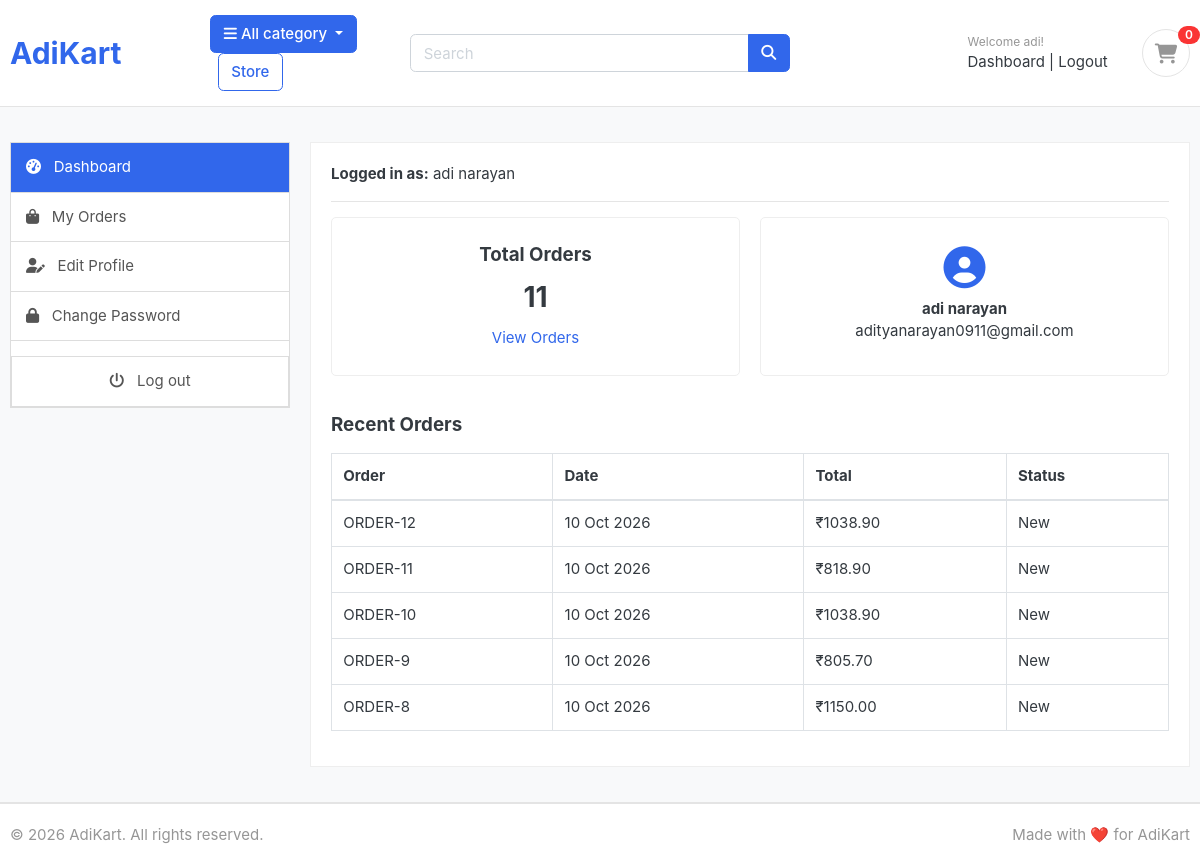
The page /accounts/dashboard/ (signed in) on the database as committed earlier.
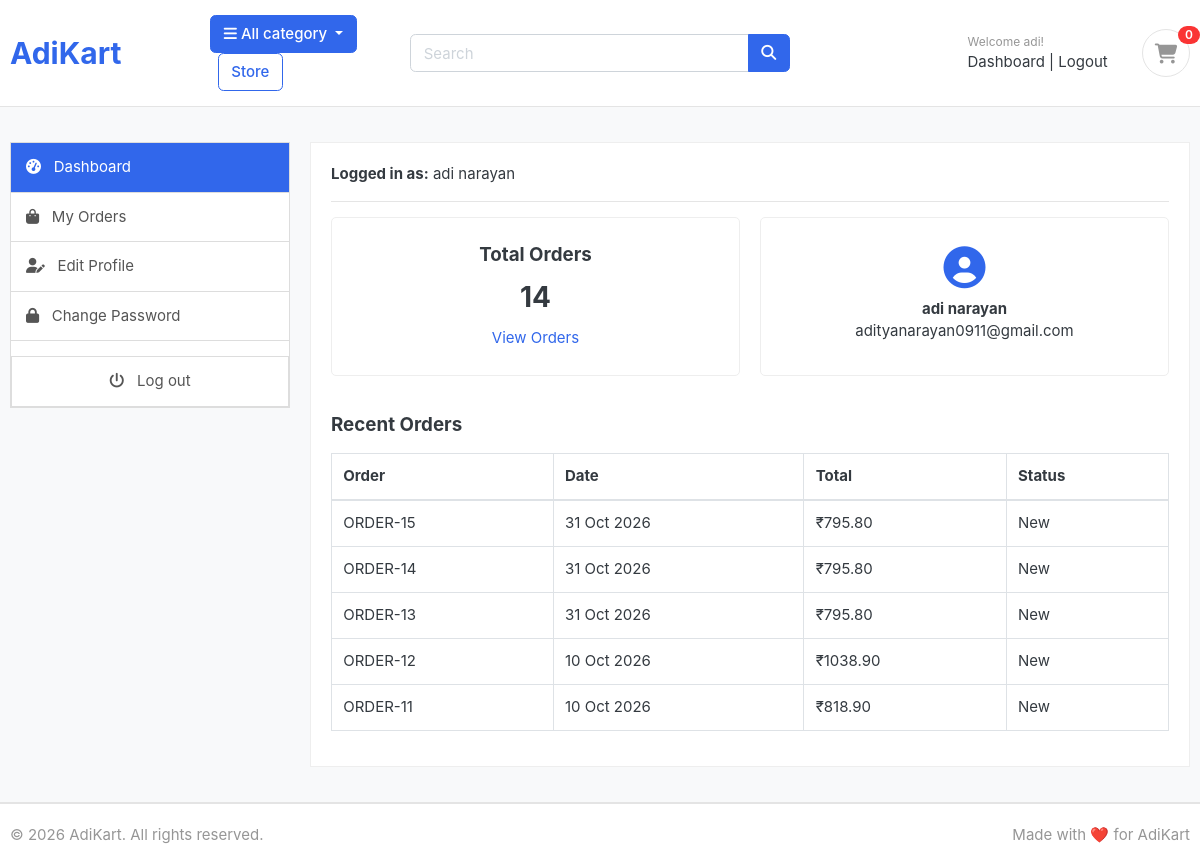
The same page on the database as committed later.
### orders/models.py (models this page shows, shortened)
class Order(models.Model):
    STATUS = (
        ('New', 'New'),
        ('Accepted', 'Accepted'),
        ('Completed', 'Completed'),
        ('Cancelled', 'Cancelled'),
    )
    PAYMENT_STATUS = (
        ('Pending', 'Pending'),
        ('Success', 'Success'),
        ('Failed', 'Failed'),
    )
    user = models.ForeignKey(
        Account,
        on_delete=models.SET_NULL,
        null=True
    )
    first_name = models.CharField(max_length=50)
    last_name = models.CharField(max_length=50)
    phone = models.CharField(max_length=15)
    email = models.EmailField()
    address = models.CharField(max_length=255)
    city = models.CharField(max_length=50)
    state = models.CharField(max_length=50)
    pincode = models.CharField(max_length=10)
    order_total = models.DecimalField(max_digits=10, decimal_places=2)
    tax = models.DecimalField(max_digits=10, decimal_places=2)
    shipping_fee = models.DecimalField(max_digits=10, decimal_places=2)
    grand_total = models.DecimalField(max_digits=10, decimal_places=2)
    payment_method = models.CharField(max_length=50)
    payment_status = models.CharField(
        max_length=20,
        choices=PAYMENT_STATUS,
        default='Pending'
    )
    status = models.CharField(
        max_length=20,
        choices=STATUS,
        default='New'
    )
    created_at = models.DateTimeField(auto_now_add=True)
    updated_at = models.DateTimeField(auto_now=True)
    @property
    def order_number(self):
        return f"ORDER-{self.id}"

### accounts/views.py (the view)
@login_required
def dashboard(request):
    from orders.models import Order
    orders = Order.objects.filter(
        user=request.user
    ).order_by('-created_at')
    context = {
        'orders': orders[:5],
        'total_orders': orders.count(),
    }
    return render(
        request,
        'accounts/dashboard.html',
        context
    )

### cart/context_processors.py (called while the page is built)
def cart_count(request):
    cart = request.session.get('cart', {})
    count = 0
    for data in cart.values():
        if isinstance(data, dict):
            count += data.get('quantity', 0)
        else:
            count += data
    return {
        'cart_count': count
    }

### templates/accounts/dashboard.html (shortened to what the changed rows need)
{% extends 'base.html' %}
{% load static %}
{% block content %}
<section class="account-section">
    <div class="container">
        <div class="row">
            <div class="col-md-9">
                <div class="account-content">
                    <div class="row">
                        <div class="col-md-6 mb-3">
                            <div class="dashboard-card">
                                <h5>Total Orders</h5>
                                <h2>{{ total_orders }}</h2>
                                <a href="{% url 'my_orders' %}">
                                    View Orders
                                </a>
                            </div>
                        </div>
                    </div>
                    <div class="table-responsive">
                        <table class="table table-bordered">
                            <thead>
                                <tr>
                                    <th>Order</th>
                                    <th>Date</th>
                                    <th>Total</th>
                                    <th>Status</th>
                                </tr>
                            </thead>
                            <tbody>
                                {% for order in orders %}
                                    <tr>
                                        <td>{{ order.order_number }}</td>
                                        <td>
                                            {{ order.created_at|date:"d M Y" }}
                                        </td>
                                        <td>
                                            ₹{{ order.grand_total }}
                                        </td>
                                        <td>
                                            {{ order.status }}
                                        </td>
                                    </tr>
                                {% empty %}
                                    <tr>
                                        <td colspan="4" class="text-center">
                                            You have not placed any orders yet.
                                        </td>
                                    </tr>
                                {% endfor %}
                            </tbody>
                        </table>
                    </div>
                </div>
            </div>
        </div>
    </div>
</section>
{% endblock %}

Rows that differ between the two databases and show on the page:
no longer on this page (row unchanged): Order: order_number "ORDER-10", created_at "10 Oct 2026", grand_total "1038.90", status "New"
no longer on this page (row unchanged): Order: order_number "ORDER-9", created_at "10 Oct 2026", grand_total "805.70", status "New"
no longer on this page (row unchanged): Order: order_number "ORDER-8", created_at "10 Oct 2026", grand_total "1150.00", status "New"
added Order: order_number "ORDER-15", created_at "31 Oct 2026", grand_total "795.80", status "New"
added Order: order_number "ORDER-14", created_at "31 Oct 2026", grand_total "795.80", status "New"
added Order: order_number "ORDER-13", created_at "31 Oct 2026", grand_total "795.80", status "New"
Other text that changed with them:
{{ total_orders }}: "11" → "14"
